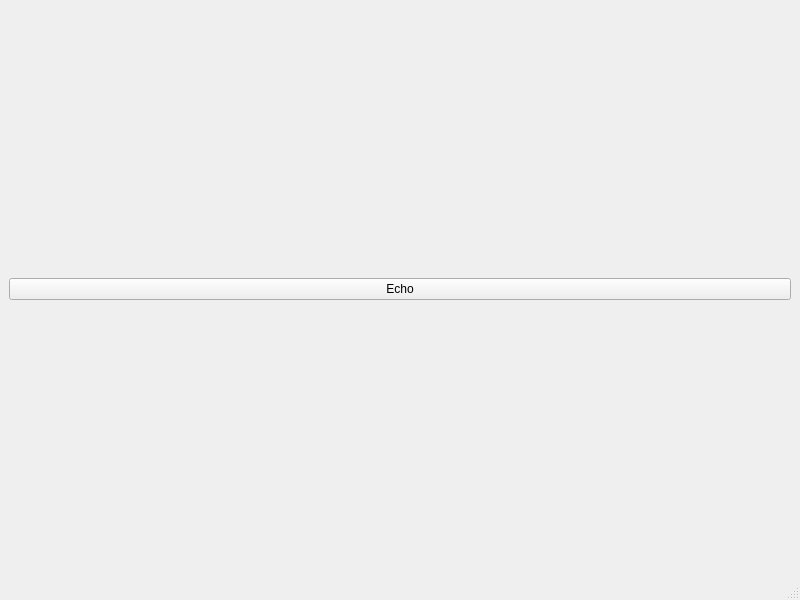
<?xml version="1.0" encoding="UTF-8"?>
<ui version="4.0">
 <class>MainWindow</class>
 <widget class="QMainWindow" name="MainWindow">
  <property name="geometry">
   <rect>
    <x>0</x>
    <y>0</y>
    <width>800</width>
    <height>600</height>
   </rect>
  </property>
  <property name="windowTitle">
   <string>MainWindow</string>
  </property>
  <widget class="QWidget" name="centralwidget">
   <layout class="QGridLayout" name="gridLayout">
    <item row="0" column="0">
     <widget class="QPushButton" name="pushButton">
      <property name="text">
       <string>Echo</string>
      </property>
     </widget>
    </item>
   </layout>
  </widget>
  <widget class="QMenuBar" name="menubar">
   <property name="geometry">
    <rect>
     <x>0</x>
     <y>0</y>
     <width>800</width>
     <height>20</height>
    </rect>
   </property>
  </widget>
  <widget class="QStatusBar" name="statusbar"/>
 </widget>
 <resources/>
 <connections/>
</ui>
